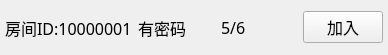
<?xml version="1.0" encoding="UTF-8"?>
<ui version="4.0">
 <class>RoomItem</class>
 <widget class="QWidget" name="RoomItem">
  <property name="geometry">
   <rect>
    <x>0</x>
    <y>0</y>
    <width>388</width>
    <height>55</height>
   </rect>
  </property>
  <property name="font">
   <font>
    <family>微软雅黑</family>
    <pointsize>12</pointsize>
   </font>
  </property>
  <property name="windowTitle">
   <string>Form</string>
  </property>
  <layout class="QHBoxLayout" name="horizontalLayout_2">
   <property name="leftMargin">
    <number>5</number>
   </property>
   <property name="topMargin">
    <number>0</number>
   </property>
   <property name="rightMargin">
    <number>5</number>
   </property>
   <property name="bottomMargin">
    <number>0</number>
   </property>
   <item>
    <layout class="QHBoxLayout" name="horizontalLayout">
     <item>
      <widget class="QLabel" name="lb_roomID">
       <property name="text">
        <string>房间ID:10000001</string>
       </property>
      </widget>
     </item>
     <item>
      <widget class="QLabel" name="lb_pwd">
       <property name="text">
        <string>有密码</string>
       </property>
      </widget>
     </item>
     <item>
      <widget class="QLabel" name="lb_number">
       <property name="text">
        <string>5/6</string>
       </property>
      </widget>
     </item>
     <item>
      <widget class="QPushButton" name="pb_addRoom">
       <property name="text">
        <string>加入</string>
       </property>
      </widget>
     </item>
    </layout>
   </item>
  </layout>
 </widget>
 <resources/>
 <connections/>
</ui>
